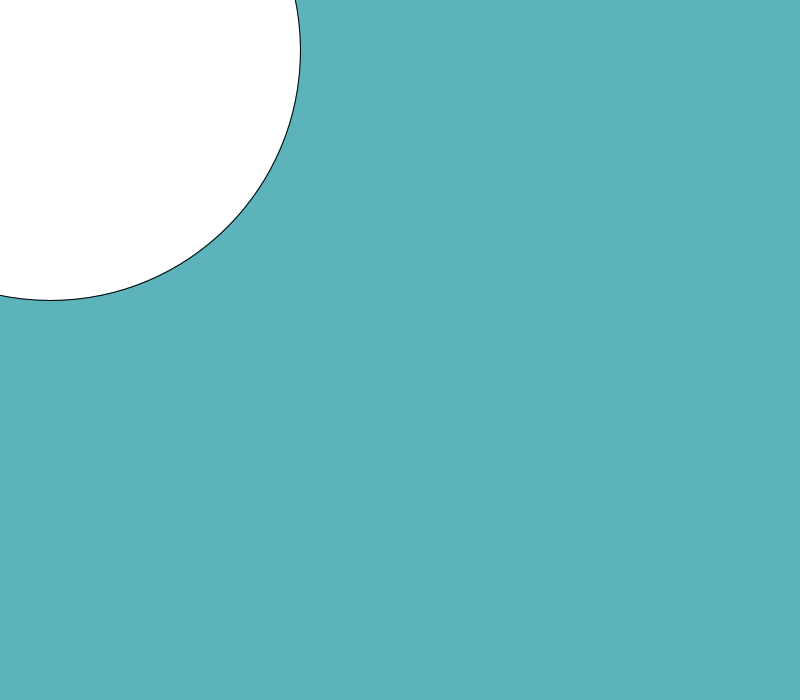
Frame 1 (no input)
Frame 60 (the mouse pressed at the canvas centre just before this capture): identical to frame 1, image omitted
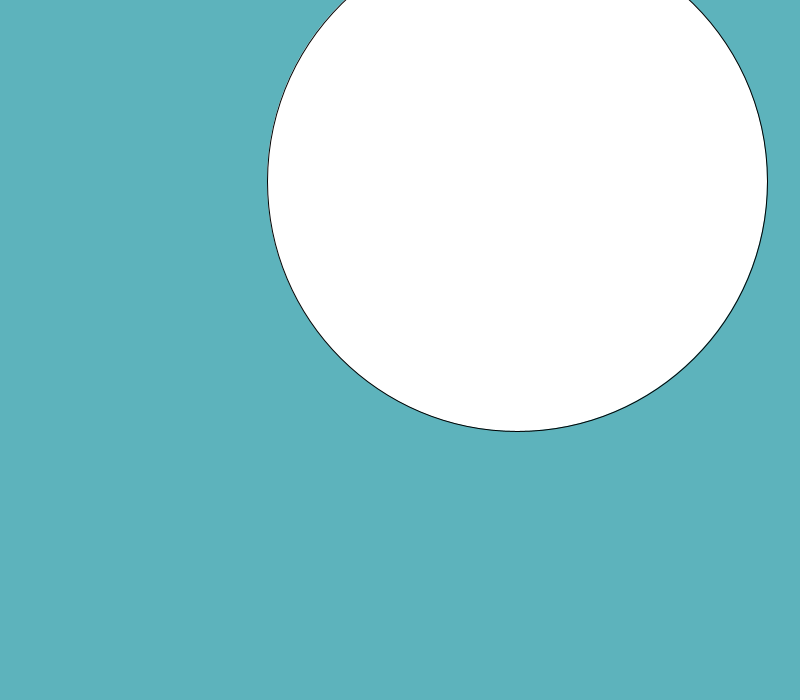
Frame 120 (the mouse held since frame 60 and released just before this capture)

The Processing sketch that drew these frames (run headless with seeded random() and noise(); from frame 60 on, the mouse is pressed at the canvas centre):

// Processing sketch: slippery_dot
// ── slippery_dot.pde
 // 4. create three integer variables to  
    //    represent the x, y, and the size of the ellipse
    int x=50;
    int y=50;
    int size=500;
    void setup() {
      //1. set the size of your sketch
   size(800,700);
    }
    
    void draw() {
      //2. set the background color of your sketch
     background(93,179,188);
      //3. draw an ellipse. Make sure it fits in the window.
      ellipse(x,y,size,size);
      //5. use the variables created in step 4 in place of the numbers
      
      //   in your ellipse
    
    }
    
    void mousePressed() {
      //6a. create an integer variable called distance
    int distance;
      //6b. use the getDistance method to initialize your varible
      //    use the mouse's x and y and the x and y of your ellipse 
     distance= getDistance(x,y,mouseX,mouseY);
      //7. print the distance variable
    println(distance);
      
      //8a. make an if statement to check if the distance variable
      //   is within the size of the ellipse
      if (distance <size) {
        //8b.  set the x and y of the ellipse to a random location on the window
       x=(int)random(0,800);
      y=(int)random(0,700);
    }
    }
    int getDistance(int x1, int y1, int x2, int y2) {
      return (int)Math.sqrt(x2 * x2 + y2 * y2) - (int)Math.sqrt(x1 * x1 + y1 * y1);
    }
